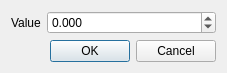
<?xml version="1.0" encoding="UTF-8"?>
<ui version="4.0">
 <class>WLEnterNum</class>
 <widget class="QDialog" name="WLEnterNum">
  <property name="geometry">
   <rect>
    <x>0</x>
    <y>0</y>
    <width>227</width>
    <height>67</height>
   </rect>
  </property>
  <property name="windowTitle">
   <string>Enter value</string>
  </property>
  <property name="sizeGripEnabled">
   <bool>false</bool>
  </property>
  <property name="modal">
   <bool>true</bool>
  </property>
  <layout class="QGridLayout" name="gridLayout">
   <item row="1" column="2">
    <widget class="QDialogButtonBox" name="buttonBox">
     <property name="standardButtons">
      <set>QDialogButtonBox::Cancel|QDialogButtonBox::Ok</set>
     </property>
     <property name="centerButtons">
      <bool>false</bool>
     </property>
    </widget>
   </item>
   <item row="0" column="2">
    <widget class="QDoubleSpinBox" name="doubleSpinBox">
     <property name="decimals">
      <number>3</number>
     </property>
     <property name="minimum">
      <double>-999999999999.000000000000000</double>
     </property>
     <property name="maximum">
      <double>999999999999.000000000000000</double>
     </property>
    </widget>
   </item>
   <item row="0" column="0">
    <widget class="QLabel" name="label">
     <property name="text">
      <string>Value</string>
     </property>
    </widget>
   </item>
  </layout>
 </widget>
 <layoutdefault spacing="6" margin="11"/>
 <resources/>
 <connections>
  <connection>
   <sender>buttonBox</sender>
   <signal>accepted()</signal>
   <receiver>WLEnterNum</receiver>
   <slot>accept()</slot>
   <hints>
    <hint type="sourcelabel">
     <x>225</x>
     <y>92</y>
    </hint>
    <hint type="destinationlabel">
     <x>199</x>
     <y>56</y>
    </hint>
   </hints>
  </connection>
  <connection>
   <sender>buttonBox</sender>
   <signal>rejected()</signal>
   <receiver>WLEnterNum</receiver>
   <slot>reject()</slot>
   <hints>
    <hint type="sourcelabel">
     <x>225</x>
     <y>92</y>
    </hint>
    <hint type="destinationlabel">
     <x>199</x>
     <y>56</y>
    </hint>
   </hints>
  </connection>
 </connections>
</ui>
